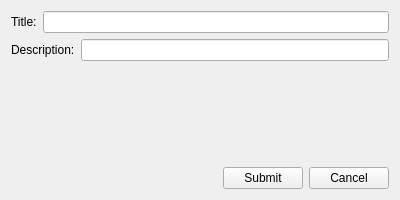
<?xml version="1.0" encoding="UTF-8"?>
<ui version="4.0">
 <class>MainWindow</class>
 <widget class="QWidget" name="MainWindow">
  <property name="geometry">
   <rect>
    <x>0</x>
    <y>0</y>
    <width>400</width>
    <height>200</height>
   </rect>
  </property>
  <property name="windowTitle">
   <string>Create Report</string>
  </property>
  <layout class="QVBoxLayout" name="verticalLayout">
   <item>
    <layout class="QHBoxLayout" name="horizontalLayout">
     <item>
      <widget class="QLabel" name="titleLabel">
       <property name="text">
        <string>Title:</string>
       </property>
      </widget>
     </item>
     <item>
      <widget class="QLineEdit" name="titleLineEdit"/>
     </item>
    </layout>
   </item>
   <item>
    <layout class="QHBoxLayout" name="horizontalLayout_2">
     <item>
      <widget class="QLabel" name="descriptionLabel">
       <property name="text">
        <string>Description:</string>
       </property>
      </widget>
     </item>
     <item>
      <widget class="QLineEdit" name="descriptionLineEdit"/>
     </item>
    </layout>
   </item>
   <item>
    <spacer name="verticalSpacer">
     <property name="orientation">
      <enum>Qt::Vertical</enum>
     </property>
     <property name="sizeHint" stdset="0">
      <size>
       <width>20</width>
       <height>40</height>
      </size>
     </property>
    </spacer>
   </item>
   <item>
    <layout class="QHBoxLayout" name="horizontalLayout_3">
     <item>
      <spacer name="horizontalSpacer">
       <property name="orientation">
        <enum>Qt::Horizontal</enum>
       </property>
       <property name="sizeHint" stdset="0">
        <size>
         <width>40</width>
         <height>20</height>
        </size>
       </property>
      </spacer>
     </item>
     <item>
      <widget class="QPushButton" name="submitButton">
       <property name="text">
        <string>Submit</string>
       </property>
      </widget>
     </item>
     <item>
      <widget class="QPushButton" name="cancelButton">
       <property name="text">
        <string>Cancel</string>
       </property>
      </widget>
     </item>
    </layout>
   </item>
  </layout>
 </widget>
 <resources/>
 <connections/>
</ui>
